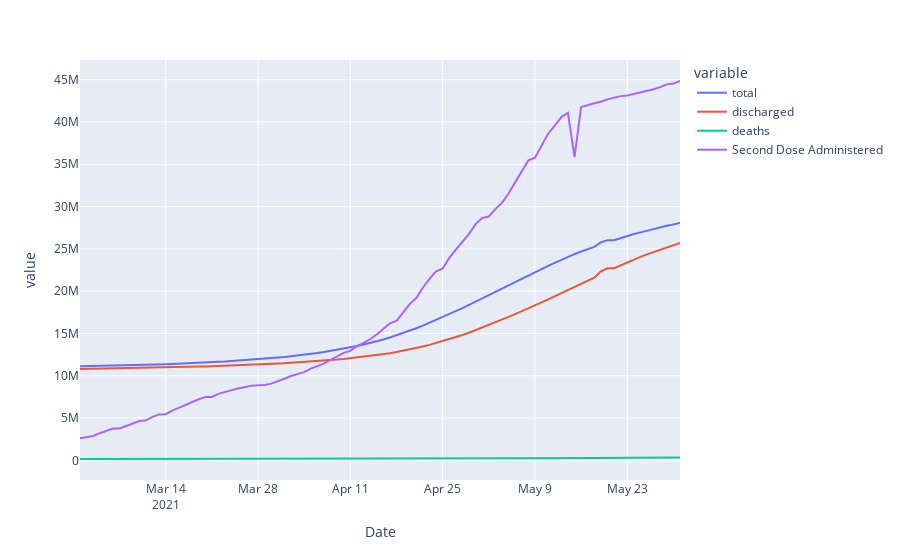

The code cell stored with this chart in its notebook:
### Code cell
fig = px.line(covid_india_data[(covid_india_data.Date >= '2021-03-01') & (covid_india_data.Date <='2021-05-31')], x='Date', y=['total', 'discharged', 'deaths', 'Second Dose Administered'])
fig.show()
